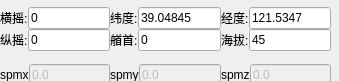
        <widget class="QWidget" name="toolBoxPage_enpost">
         <property name="geometry">
          <rect>
           <x>0</x>
           <y>0</y>
           <width>339</width>
           <height>81</height>
          </rect>
         </property>
         <attribute name="label">
          <string>船体位置计算</string>
         </attribute>
         <widget class="QWidget" name="">
          <property name="geometry">
           <rect>
            <x>0</x>
            <y>0</y>
            <width>331</width>
            <height>116</height>
           </rect>
          </property>
          <layout class="QVBoxLayout" name="verticalLayout_33">
           <item>
            <layout class="QVBoxLayout" name="verticalLayout_43">
             <property name="spacing">
              <number>0</number>
             </property>
             <item>
              <layout class="QHBoxLayout" name="horizontalLayout_59">
               <item>
                <layout class="QHBoxLayout" name="horizontalLayout_60">
                 <item>
                  <widget class="QLabel" name="label_101">
                   <property name="font">
                    <font>
                     <pointsize>9</pointsize>
                    </font>
                   </property>
                   <property name="text">
                    <string>横摇:</string>
                   </property>
                  </widget>
                 </item>
                 <item>
                  <widget class="QLineEdit" name="lineEdit_enpost_roll">
                   <property name="text">
                    <string>0</string>
                   </property>
                  </widget>
                 </item>
                </layout>
               </item>
               <item>
                <layout class="QHBoxLayout" name="horizontalLayout_61">
                 <item>
                  <widget class="QLabel" name="label_102">
                   <property name="font">
                    <font>
                     <pointsize>9</pointsize>
                    </font>
                   </property>
                   <property name="text">
                    <string>纬度:</string>
                   </property>
                  </widget>
                 </item>
                 <item>
                  <widget class="QLineEdit" name="lineEdit_enpost_lat">
                   <property name="text">
                    <string>39.04845</string>
                   </property>
                  </widget>
                 </item>
                </layout>
               </item>
               <item>
                <layout class="QHBoxLayout" name="horizontalLayout_62">
                 <item>
                  <widget class="QLabel" name="label_103">
                   <property name="font">
                    <font>
                     <pointsize>9</pointsize>
                    </font>
                   </property>
                   <property name="text">
                    <string>经度:</string>
                   </property>
                  </widget>
                 </item>
                 <item>
                  <widget class="QLineEdit" name="lineEdit_enpost_lon">
                   <property name="text">
                    <string>121.5347</string>
                   </property>
                  </widget>
                 </item>
                </layout>
               </item>
              </layout>
             </item>
             <item>
              <layout class="QHBoxLayout" name="horizontalLayout_63">
               <item>
                <layout class="QHBoxLayout" name="horizontalLayout_64">
                 <item>
                  <widget class="QLabel" name="label_104">
                   <property name="font">
                    <font>
                     <pointsize>9</pointsize>
                    </font>
                   </property>
                   <property name="text">
                    <string>纵摇:</string>
                   </property>
                  </widget>
                 </item>
                 <item>
                  <widget class="QLineEdit" name="lineEdit_enpost_pitch">
                   <property name="text">
                    <string>0</string>
                   </property>
                  </widget>
                 </item>
                </layout>
               </item>
               <item>
                <layout class="QHBoxLayout" name="horizontalLayout_65">
                 <item>
                  <widget class="QLabel" name="label_105">
                   <property name="font">
                    <font>
                     <pointsize>9</pointsize>
                    </font>
                   </property>
                   <property name="text">
                    <string>艏首:</string>
                   </property>
                  </widget>
                 </item>
                 <item>
                  <widget class="QLineEdit" name="lineEdit_enpost_heading">
                   <property name="text">
                    <string>0</string>
                   </property>
                  </widget>
                 </item>
                </layout>
               </item>
               <item>
                <layout class="QHBoxLayout" name="horizontalLayout_66">
                 <item>
                  <widget class="QLabel" name="label_106">
                   <property name="font">
                    <font>
                     <pointsize>9</pointsize>
                    </font>
                   </property>
                   <property name="text">
                    <string>海拔:</string>
                   </property>
                  </widget>
                 </item>
                 <item>
                  <widget class="QLineEdit" name="lineEdit_enpost_altitude">
                   <property name="text">
                    <string>45</string>
                   </property>
                  </widget>
                 </item>
                </layout>
               </item>
              </layout>
             </item>
            </layout>
           </item>
           <item>
            <layout class="QVBoxLayout" name="verticalLayout_49">
             <property name="spacing">
              <number>0</number>
             </property>
             <item>
              <layout class="QHBoxLayout" name="horizontalLayout_72">
               <item>
                <layout class="QHBoxLayout" name="horizontalLayout_73">
                 <item>
                  <widget class="QLabel" name="label_114">
                   <property name="font">
                    <font>
                     <pointsize>9</pointsize>
                    </font>
                   </property>
                   <property name="text">
                    <string>spmx</string>
                   </property>
                  </widget>
                 </item>
                 <item>
                  <widget class="QLineEdit" name="lineEdit_enpost_spmx">
                   <property name="enabled">
                    <bool>false</bool>
                   </property>
                   <property name="text">
                    <string>0.0</string>
                   </property>
                  </widget>
                 </item>
                </layout>
               </item>
               <item>
                <layout class="QHBoxLayout" name="horizontalLayout_74">
                 <item>
                  <widget class="QLabel" name="label_115">
                   <property name="font">
                    <font>
                     <pointsize>9</pointsize>
                    </font>
                   </property>
                   <property name="text">
                    <string>spmy</string>
                   </property>
                  </widget>
                 </item>
                 <item>
                  <widget class="QLineEdit" name="lineEdit_enpost_spmy">
                   <property name="enabled">
                    <bool>false</bool>
                   </property>
                   <property name="text">
                    <string>0.0</string>
                   </property>
                  </widget>
                 </item>
                </layout>
               </item>
               <item>
                <layout class="QHBoxLayout" name="horizontalLayout_75">
                 <item>
                  <widget class="QLabel" name="label_116">
                   <property name="font">
                    <font>
                     <pointsize>9</pointsize>
                    </font>
                   </property>
                   <property name="text">
                    <string>spmz</string>
                   </property>
                  </widget>
                 </item>
                 <item>
                  <widget class="QLineEdit" name="lineEdit_enpost_spmz">
                   <property name="enabled">
                    <bool>false</bool>
                   </property>
                   <property name="text">
                    <string>0.0</string>
                   </property>
                  </widget>
                 </item>
                </layout>
               </item>
              </layout>
             </item>
             <item>
              <layout class="QHBoxLayout" name="horizontalLayout_76">
               <item>
                <layout class="QHBoxLayout" name="horizontalLayout_77">
                 <item>
                  <widget class="QLabel" name="label_117">
                   <property name="font">
                    <font>
                     <pointsize>9</pointsize>
                    </font>
                   </property>
                   <property name="text">
                    <string>aftx: </string>
                   </property>
                  </widget>
                 </item>
                 <item>
                  <widget class="QLineEdit" name="lineEdit_enpost_aftx">
                   <property name="enabled">
                    <bool>false</bool>
                   </property>
                   <property name="text">
                    <string>0.0</string>
                   </property>
                  </widget>
                 </item>
                </layout>
               </item>
               <item>
                <layout class="QHBoxLayout" name="horizontalLayout_78">
                 <item>
                  <widget class="QLabel" name="label_118">
                   <property name="font">
                    <font>
                     <pointsize>9</pointsize>
                    </font>
                   </property>
                   <property name="text">
                    <string>afty:  </string>
                   </property>
                  </widget>
                 </item>
                 <item>
                  <widget class="QLineEdit" name="lineEdit_enpost_afty">
                   <property name="enabled">
                    <bool>false</bool>
                   </property>
                   <property name="text">
                    <string>0.0</string>
                   </property>
                  </widget>
                 </item>
                </layout>
               </item>
               <item>
                <layout class="QHBoxLayout" name="horizontalLayout_79">
                 <item>
                  <widget class="QLabel" name="label_119">
                   <property name="font">
                    <font>
                     <pointsize>9</pointsize>
                    </font>
                   </property>
                   <property name="text">
                    <string>aftz: </string>
                   </property>
                  </widget>
                 </item>
                 <item>
                  <widget class="QLineEdit" name="lineEdit_enpost_aftz">
                   <property name="enabled">
                    <bool>false</bool>
                   </property>
                   <property name="text">
                    <string>0.0</string>
                   </property>
                  </widget>
                 </item>
                </layout>
               </item>
              </layout>
             </item>
            </layout>
           </item>
          </layout>
         </widget>
        </widget>
